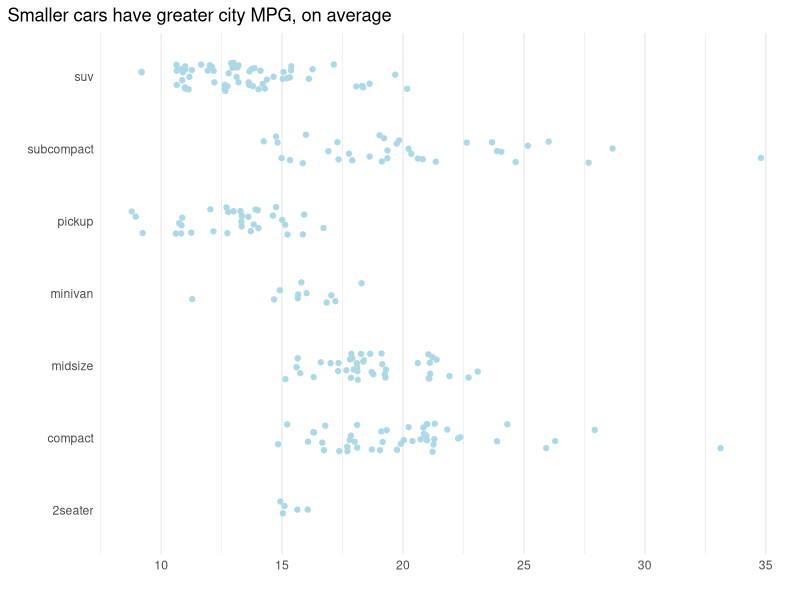

Here is the R script that generated this plot:
## ---- chunk 1
knitr::opts_chunk$set(echo = TRUE, message = FALSE)
## ---- chunk 2
library(tidyverse)    # for wrangling and graphing
## ---- chunk 3
mpg %>% 
  ggplot(aes(x = cty, 
             y = class)) +
  geom_jitter(height = .2,
              color = "lightblue") +
  labs(title = "Smaller cars have greater city MPG, on average",
       x = "",
       y = "") +
  theme_minimal() +
  theme(plot.title.position = "plot",
        panel.grid.major.y = element_blank())
